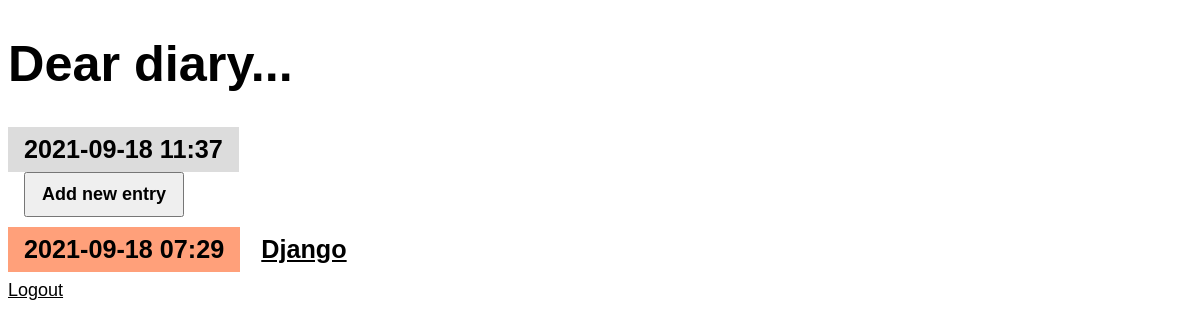
The app's page / (signed in), older data.
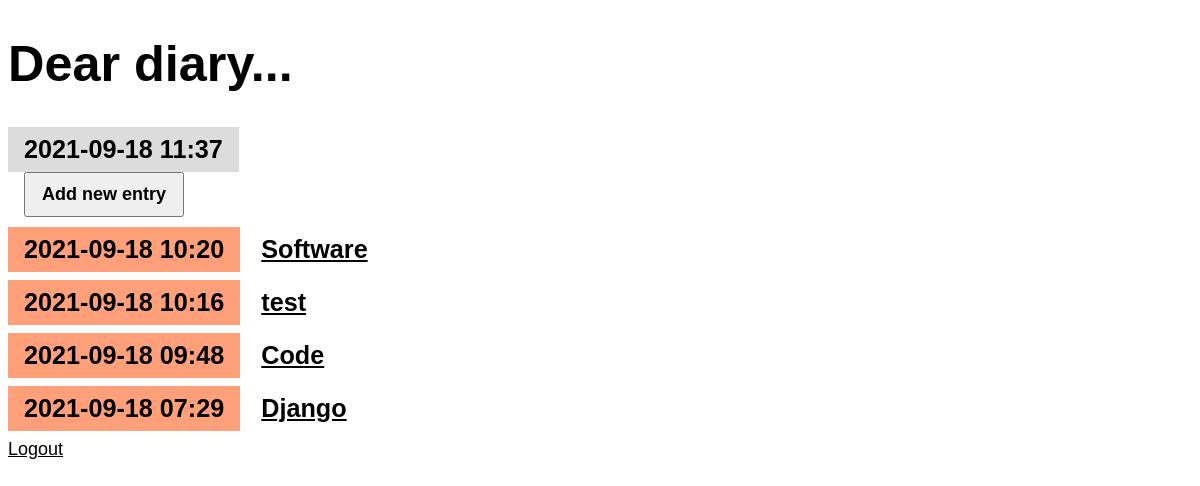
The same page, newer data.
### entries/models.py (models this page shows, shortened)
class Entry(models.Model):
    title = models.CharField(max_length=20)
    content = models.TextField()
    date_created = models.DateTimeField(default=timezone.now)
    class Meta:
        verbose_name_plural = "Entries"

### entries/views.py (the view)
class EntryListView(LockedView, ListView):
    model = Entry
    queryset = Entry.objects.all().order_by("-date_created")

### entries/templates/entries/entry_list.html (shortened to what this page needs)
{% extends "entries/base.html" %}
{% block content %}
    <article xmlns="http://www.w3.org/1999/html">
    <h2 class="mark">
        {% now "Y-m-d H:i" %}
    </h2>
    <a href="{% url 'entry-create' %}">
        <button>Add new entry</button>
    </a>
    </article>
{% for entry in object_list %}
    <article>
        <h2 class="{{ entry.date_created|date:'l' }}">
            {{ entry.date_created|date:'Y-m-d H:i' }}
        </h2>
        <h3>
           <a href="{% url 'entry-detail' entry.id %}">
               {{ entry.title }}
           </a>
        </h3>
    </article>
{% endfor %}
{% endblock %}

### entries/templates/entries/base.html (shortened to what this page needs)
{% load static %}
<!DOCTYPE html>
<html lang="en">
<head>
    <link rel="stylesheet" href="{% static 'css/diary.css' %}">
</head>
<body>
    <h1><a href="/">Dear diary...</a></h1>
    {% block content %}{% endblock %}
<a href="{% url 'admin:logout' %}">Logout</a>
</body>
</html>

### entries/static/css/diary.css (style rules this page uses)
* { box-sizing: border-box; }
body { font-family: sans-serif; font-size: 18px; }
a { color: inherit; }
h1 { font-size: 2.8em; }
h1 a { text-decoration: none; }
h2, h3 { font-size: 1.4em; margin: 0; display: inline-block; padding: 0.5rem 1rem; vertical-align: top; }
h2 { background-color: aquamarine; }
.mark { background-color: gainsboro; }
article { margin-bottom: 0.5rem; }
button, textarea, input { font-size: inherit; min-height: 2.5em; padding: 0 1rem; }
button, input[type="submit"] { margin: 0 1rem 2px 1rem; cursor: pointer; font-weight: bold; min-width: 8rem; }
.Saturday, .Sunday { background-color: lightsalmon; }

Row changes from the older to the newer data that the page shows:
added Entry: date_created "2021-09-18 10:20", title "Software"
added Entry: date_created "2021-09-18 10:16", title "test"
added Entry: date_created "2021-09-18 09:48", title "Code"
